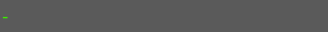
<?xml version="1.0" encoding="UTF-8"?>
<ui version="4.0">
 <class>NewsGroupWidget</class>
 <widget class="QWidget" name="NewsGroupWidget">
  <property name="geometry">
   <rect>
    <x>0</x>
    <y>0</y>
    <width>328</width>
    <height>32</height>
   </rect>
  </property>
  <property name="windowTitle">
   <string>Form</string>
  </property>
  <property name="styleSheet">
   <string notr="true">#NewsGroupWidget{
	background-color: rgb(90, 90, 90);
}

#textLabel{
	color: rgb(59, 235, 0);
	font-size: 14pt;
}</string>
  </property>
  <layout class="QHBoxLayout" name="horizontalLayout">
   <property name="spacing">
    <number>0</number>
   </property>
   <property name="leftMargin">
    <number>2</number>
   </property>
   <property name="topMargin">
    <number>0</number>
   </property>
   <property name="rightMargin">
    <number>0</number>
   </property>
   <property name="bottomMargin">
    <number>0</number>
   </property>
   <item>
    <widget class="QLabel" name="textLabel">
     <property name="text">
      <string>-</string>
     </property>
    </widget>
   </item>
   <item>
    <widget class="QLabel" name="expandedLabel">
     <property name="sizePolicy">
      <sizepolicy hsizetype="Maximum" vsizetype="Maximum">
       <horstretch>0</horstretch>
       <verstretch>0</verstretch>
      </sizepolicy>
     </property>
     <property name="minimumSize">
      <size>
       <width>32</width>
       <height>32</height>
      </size>
     </property>
     <property name="pixmap">
      <pixmap resource="Icons.qrc">:/icons/expanded_list</pixmap>
     </property>
     <property name="alignment">
      <set>Qt::AlignCenter</set>
     </property>
    </widget>
   </item>
   <item>
    <widget class="QLabel" name="collapsedLabel">
     <property name="sizePolicy">
      <sizepolicy hsizetype="Maximum" vsizetype="Maximum">
       <horstretch>0</horstretch>
       <verstretch>0</verstretch>
      </sizepolicy>
     </property>
     <property name="minimumSize">
      <size>
       <width>32</width>
       <height>32</height>
      </size>
     </property>
     <property name="pixmap">
      <pixmap resource="Icons.qrc">:/icons/collapsed_list</pixmap>
     </property>
     <property name="alignment">
      <set>Qt::AlignCenter</set>
     </property>
    </widget>
   </item>
  </layout>
 </widget>
 <resources>
  <include location="Icons.qrc"/>
 </resources>
 <connections/>
</ui>
